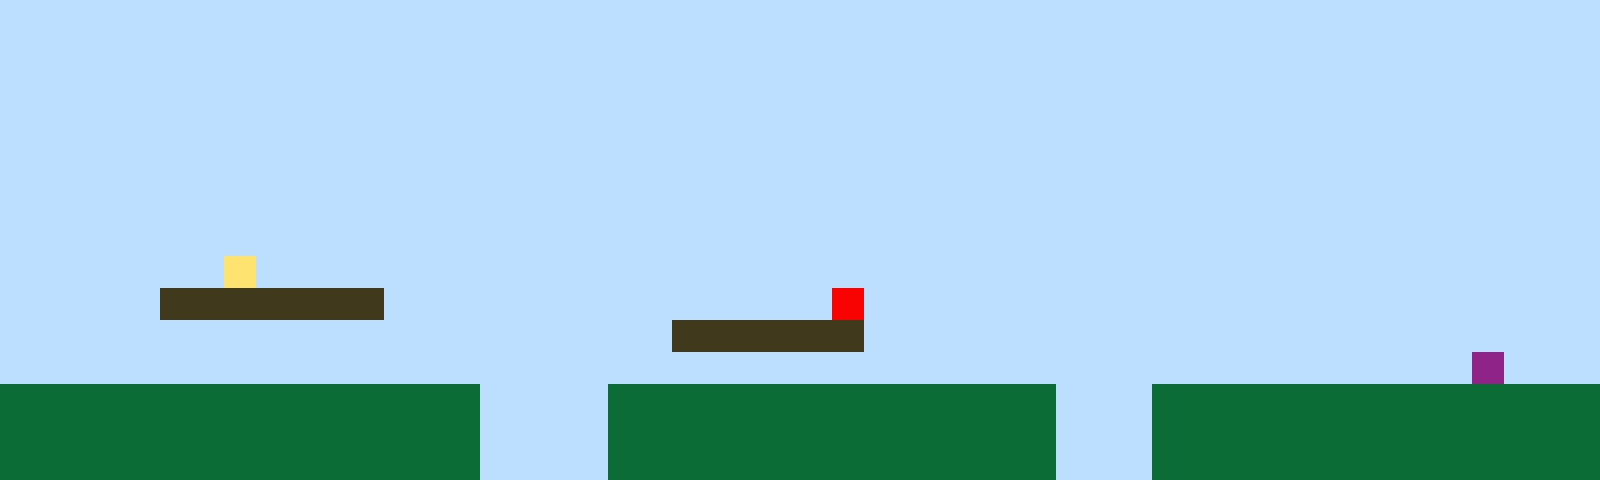

Below is a game level as drawn by its tile map, then a one-line description and the .tmx file that defines it, in full:
An orthogonal 50x15 tile map with 32x32 px tiles, 1 tile layer (Tile Layer 1).

<map version="1.10" tiledversion="1.11.2" orientation="orthogonal" renderorder="right-up" width="50" height="15" tilewidth="32" tileheight="32" infinite="0" nextlayerid="2" nextobjectid="1"><editorsettings><export target="map1.csv" format="csv" /></editorsettings><tileset firstgid="1" name="sprites" tilewidth="32" tileheight="32" tilecount="6" columns="3"><image source="sprites.png" width="96" height="64" /></tileset><layer id="1" name="Tile Layer 1" width="50" height="15"><data encoding="csv">1,1,1,1,1,1,1,1,1,1,1,1,1,1,1,1,1,1,1,1,1,1,1,1,1,1,1,1,1,1,1,1,1,1,1,1,1,1,1,1,1,1,1,1,1,1,1,1,1,1,1,1,1,1,1,1,1,1,1,1,1,1,1,1,1,1,1,1,1,1,1,1,1,1,1,1,1,1,1,1,1,1,1,1,1,1,1,1,1,1,1,1,1,1,1,1,1,1,1,1,1,1,1,1,1,1,1,1,1,1,1,1,1,1,1,1,1,1,1,1,1,1,1,1,1,1,1,1,1,1,1,1,1,1,1,1,1,1,1,1,1,1,1,1,1,1,1,1,1,1,1,1,1,1,1,1,1,1,1,1,1,1,1,1,1,1,1,1,1,1,1,1,1,1,1,1,1,1,1,1,1,1,1,1,1,1,1,1,1,1,1,1,1,1,1,1,1,1,1,1,1,1,1,1,1,1,1,1,1,1,1,1,1,1,1,1,1,1,1,1,1,1,1,1,1,1,1,1,1,1,1,1,1,1,1,1,1,1,1,1,1,1,1,1,1,1,1,1,1,1,1,1,1,1,1,1,1,1,1,1,1,1,1,1,1,1,1,1,1,1,1,1,1,1,1,1,1,1,1,1,1,1,1,1,1,1,1,1,1,1,1,1,1,1,1,1,1,1,1,1,1,1,1,1,1,1,1,1,1,1,1,1,1,1,1,1,1,1,1,1,1,1,1,1,1,1,1,1,1,1,1,1,1,1,1,1,1,1,1,1,1,1,1,1,1,1,1,1,1,1,1,1,1,1,1,1,1,1,1,1,1,1,1,1,1,1,1,1,1,1,1,1,1,1,1,1,1,1,1,1,1,1,1,1,1,1,1,1,1,1,1,1,1,1,1,1,1,1,1,1,1,1,1,1,1,1,1,4,1,1,1,1,1,1,1,1,1,1,1,1,1,1,1,1,1,1,1,1,1,1,1,1,1,1,1,1,1,1,1,1,1,1,1,1,1,1,1,1,1,1,1,1,1,1,1,3,3,3,3,3,3,3,1,1,1,1,1,1,1,1,1,1,1,1,1,1,5,1,1,1,1,1,1,1,1,1,1,1,1,1,1,1,1,1,1,1,1,1,1,1,1,1,1,1,1,1,1,1,1,1,1,1,1,1,1,1,1,1,1,1,1,3,3,3,3,3,3,1,1,1,1,1,1,1,1,1,1,1,1,1,1,1,1,1,1,1,1,1,1,1,1,1,1,1,1,1,1,1,1,1,1,1,1,1,1,1,1,1,1,1,1,1,1,1,1,1,1,1,1,1,1,1,1,1,1,1,1,1,1,1,1,1,1,1,1,1,6,1,1,1,2,2,2,2,2,2,2,2,2,2,2,2,2,2,2,1,1,1,1,2,2,2,2,2,2,2,2,2,2,2,2,2,2,1,1,1,2,2,2,2,2,2,2,2,2,2,2,2,2,2,2,2,2,2,2,2,2,2,2,2,2,2,2,2,2,1,1,1,1,2,2,2,2,2,2,2,2,2,2,2,2,2,2,1,1,1,2,2,2,2,2,2,2,2,2,2,2,2,2,2,2,2,2,2,2,2,2,2,2,2,2,2,2,2,2,1,1,1,1,2,2,2,2,2,2,2,2,2,2,2,2,2,2,1,1,1,2,2,2,2,2,2,2,2,2,2,2,2,2,2</data></layer></map>
